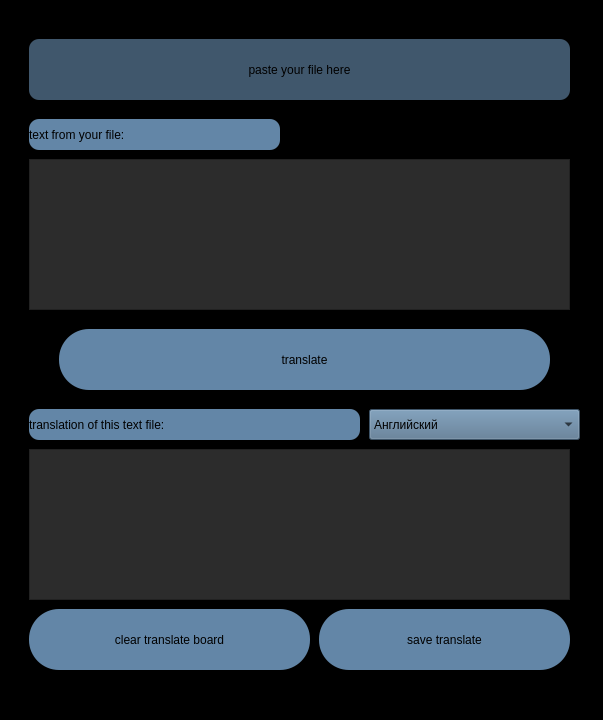
<?xml version="1.0" encoding="UTF-8"?>
<ui version="4.0">
 <class>MainWindow</class>
 <widget class="QMainWindow" name="MainWindow">
  <property name="geometry">
   <rect>
    <x>0</x>
    <y>0</y>
    <width>603</width>
    <height>720</height>
   </rect>
  </property>
  <property name="windowTitle">
   <string>MainWindow</string>
  </property>
  <property name="styleSheet">
   <string notr="true">background-color: rgb(0, 0, 0);</string>
  </property>
  <widget class="QWidget" name="centralwidget">
   <layout class="QHBoxLayout" name="horizontalLayout">
    <item>
     <widget class="QWidget" name="widget" native="true">
      <widget class="QComboBox" name="language">
       <property name="geometry">
        <rect>
         <x>360</x>
         <y>400</y>
         <width>211</width>
         <height>31</height>
        </rect>
       </property>
       <property name="cursor">
        <cursorShape>WhatsThisCursor</cursorShape>
       </property>
       <property name="toolTip">
        <string>&lt;html&gt;&lt;head/&gt;&lt;body&gt;&lt;p align=&quot;center&quot;&gt;what language to translate into&lt;/p&gt;&lt;/body&gt;&lt;/html&gt;</string>
       </property>
       <property name="whatsThis">
        <string>&lt;html&gt;&lt;head/&gt;&lt;body&gt;&lt;p&gt;&lt;br/&gt;&lt;/p&gt;&lt;/body&gt;&lt;/html&gt;</string>
       </property>
       <property name="styleSheet">
        <string notr="true">background-color: rgb(85, 116, 144);</string>
       </property>
       <item>
        <property name="text">
         <string>Английский</string>
        </property>
       </item>
       <item>
        <property name="text">
         <string>Румынский</string>
        </property>
       </item>
       <item>
        <property name="text">
         <string>Турецкий</string>
        </property>
       </item>
       <item>
        <property name="text">
         <string>Польский</string>
        </property>
       </item>
       <item>
        <property name="text">
         <string>Арабский</string>
        </property>
       </item>
       <item>
        <property name="text">
         <string>Итальянский</string>
        </property>
       </item>
       <item>
        <property name="text">
         <string>Русский</string>
        </property>
       </item>
       <item>
        <property name="text">
         <string>Китайский</string>
        </property>
       </item>
       <item>
        <property name="text">
         <string>Корейский</string>
        </property>
       </item>
       <item>
        <property name="text">
         <string>Украинский</string>
        </property>
       </item>
       <item>
        <property name="text">
         <string>Греческий</string>
        </property>
       </item>
       <item>
        <property name="text">
         <string>Португальский</string>
        </property>
       </item>
       <item>
        <property name="text">
         <string>Немецкий</string>
        </property>
       </item>
       <item>
        <property name="text">
         <string>Испанский</string>
        </property>
       </item>
       <item>
        <property name="text">
         <string>Японский</string>
        </property>
       </item>
       <item>
        <property name="text">
         <string>Французкий</string>
        </property>
       </item>
      </widget>
      <widget class="QPushButton" name="translatebutton">
       <property name="geometry">
        <rect>
         <x>50</x>
         <y>320</y>
         <width>491</width>
         <height>61</height>
        </rect>
       </property>
       <property name="sizePolicy">
        <sizepolicy hsizetype="Preferred" vsizetype="Preferred">
         <horstretch>0</horstretch>
         <verstretch>0</verstretch>
        </sizepolicy>
       </property>
       <property name="cursor">
        <cursorShape>PointingHandCursor</cursorShape>
       </property>
       <property name="styleSheet">
        <string notr="true">background-color: rgb(99, 134, 167); 
font: 81 12pt &quot;Rockwell Extra Bold&quot;;
border-radius: 30px;  </string>
       </property>
       <property name="text">
        <string>translate</string>
       </property>
      </widget>
      <widget class="QTextEdit" name="text_of_your_file">
       <property name="geometry">
        <rect>
         <x>20</x>
         <y>150</y>
         <width>541</width>
         <height>151</height>
        </rect>
       </property>
       <property name="cursor" stdset="0">
        <cursorShape>IBeamCursor</cursorShape>
       </property>
       <property name="styleSheet">
        <string notr="true">background-color: rgb(44, 44, 44);
color: rgb(255, 255, 255);
font: 12pt &quot;Rockwell&quot;;</string>
       </property>
      </widget>
      <widget class="QTextEdit" name="text_of_new_file">
       <property name="geometry">
        <rect>
         <x>20</x>
         <y>440</y>
         <width>541</width>
         <height>151</height>
        </rect>
       </property>
       <property name="styleSheet">
        <string notr="true">background-color: rgb(44, 44, 44);
color: rgb(255, 255, 255);
font: 12pt &quot;Rockwell&quot;;</string>
       </property>
      </widget>
      <widget class="QLabel" name="label_2">
       <property name="geometry">
        <rect>
         <x>20</x>
         <y>110</y>
         <width>251</width>
         <height>31</height>
        </rect>
       </property>
       <property name="styleSheet">
        <string notr="true">background-color: rgb(99, 134, 167); 
font: 81 12pt &quot;Rockwell Extra Bold&quot;;
border-radius: 10px;  </string>
       </property>
       <property name="text">
        <string>&lt;html&gt;&lt;head/&gt;&lt;body&gt;&lt;p align=&quot;center&quot;&gt;text from your file:&lt;/p&gt;&lt;/body&gt;&lt;/html&gt;</string>
       </property>
      </widget>
      <widget class="QLabel" name="label_3">
       <property name="geometry">
        <rect>
         <x>20</x>
         <y>400</y>
         <width>331</width>
         <height>31</height>
        </rect>
       </property>
       <property name="styleSheet">
        <string notr="true">background-color: rgb(99, 134, 167); 
font: 81 12pt &quot;Rockwell Extra Bold&quot;;
border-radius: 10px;  </string>
       </property>
       <property name="text">
        <string>&lt;html&gt;&lt;head/&gt;&lt;body&gt;&lt;p align=&quot;center&quot;&gt;translation of this text file:&lt;/p&gt;&lt;/body&gt;&lt;/html&gt;</string>
       </property>
      </widget>
      <widget class="QPushButton" name="clear_button">
       <property name="geometry">
        <rect>
         <x>20</x>
         <y>600</y>
         <width>281</width>
         <height>61</height>
        </rect>
       </property>
       <property name="sizePolicy">
        <sizepolicy hsizetype="Preferred" vsizetype="Preferred">
         <horstretch>0</horstretch>
         <verstretch>0</verstretch>
        </sizepolicy>
       </property>
       <property name="cursor">
        <cursorShape>PointingHandCursor</cursorShape>
       </property>
       <property name="toolTip">
        <string>&lt;html&gt;&lt;head/&gt;&lt;body&gt;&lt;p align=&quot;center&quot;&gt;the board is cleared for a new transfer&lt;/p&gt;&lt;/body&gt;&lt;/html&gt;</string>
       </property>
       <property name="whatsThis">
        <string>&lt;html&gt;&lt;head/&gt;&lt;body&gt;&lt;p&gt;&lt;br/&gt;&lt;/p&gt;&lt;/body&gt;&lt;/html&gt;</string>
       </property>
       <property name="styleSheet">
        <string notr="true">background-color: rgb(99, 134, 167); 
font: 81 12pt &quot;Rockwell Extra Bold&quot;;
border-radius: 30px;  </string>
       </property>
       <property name="text">
        <string>clear translate board</string>
       </property>
      </widget>
      <widget class="QPushButton" name="name_file_button">
       <property name="geometry">
        <rect>
         <x>20</x>
         <y>30</y>
         <width>541</width>
         <height>61</height>
        </rect>
       </property>
       <property name="sizePolicy">
        <sizepolicy hsizetype="Preferred" vsizetype="Preferred">
         <horstretch>0</horstretch>
         <verstretch>0</verstretch>
        </sizepolicy>
       </property>
       <property name="cursor">
        <cursorShape>PointingHandCursor</cursorShape>
       </property>
       <property name="styleSheet">
        <string notr="true">background-color: rgb(64, 87, 108);
font: 81 12pt &quot;Rockwell Extra Bold&quot;;
border-radius: 10px;  </string>
       </property>
       <property name="text">
        <string>paste your file here</string>
       </property>
      </widget>
      <widget class="QPushButton" name="save_button">
       <property name="geometry">
        <rect>
         <x>310</x>
         <y>600</y>
         <width>251</width>
         <height>61</height>
        </rect>
       </property>
       <property name="sizePolicy">
        <sizepolicy hsizetype="Preferred" vsizetype="Preferred">
         <horstretch>0</horstretch>
         <verstretch>0</verstretch>
        </sizepolicy>
       </property>
       <property name="cursor">
        <cursorShape>PointingHandCursor</cursorShape>
       </property>
       <property name="toolTip">
        <string>&lt;html&gt;&lt;head/&gt;&lt;body&gt;&lt;p align=&quot;center&quot;&gt;save the translation to the database&lt;/p&gt;&lt;/body&gt;&lt;/html&gt;</string>
       </property>
       <property name="whatsThis">
        <string>&lt;html&gt;&lt;head/&gt;&lt;body&gt;&lt;p&gt;&lt;br/&gt;&lt;/p&gt;&lt;/body&gt;&lt;/html&gt;</string>
       </property>
       <property name="styleSheet">
        <string notr="true">background-color: rgb(99, 134, 167); 
font: 81 12pt &quot;Rockwell Extra Bold&quot;;
border-radius: 30px;  </string>
       </property>
       <property name="text">
        <string>save translate</string>
       </property>
      </widget>
     </widget>
    </item>
   </layout>
  </widget>
  <widget class="QStatusBar" name="statusbar"/>
 </widget>
 <resources/>
 <connections/>
</ui>
